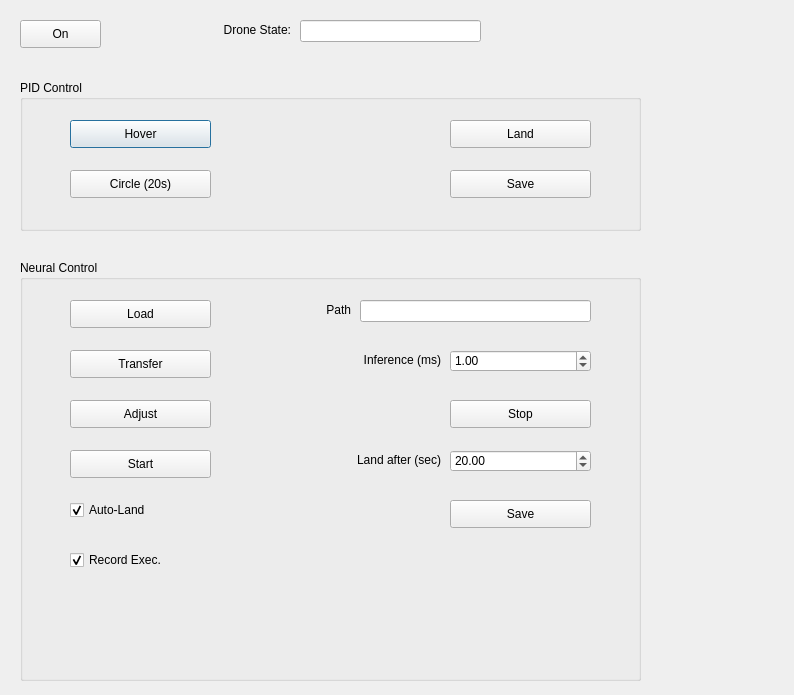
<?xml version="1.0" encoding="UTF-8"?>
<ui version="4.0">
 <class>Dialog</class>
 <widget class="QDialog" name="Dialog">
  <property name="geometry">
   <rect>
    <x>0</x>
    <y>0</y>
    <width>794</width>
    <height>695</height>
   </rect>
  </property>
  <property name="windowTitle">
   <string>Dialog</string>
  </property>
  <widget class="QGroupBox" name="groupBox">
   <property name="geometry">
    <rect>
     <x>20</x>
     <y>80</y>
     <width>621</width>
     <height>151</height>
    </rect>
   </property>
   <property name="title">
    <string>PID Control</string>
   </property>
   <widget class="QPushButton" name="button_hover">
    <property name="geometry">
     <rect>
      <x>50</x>
      <y>40</y>
      <width>141</width>
      <height>28</height>
     </rect>
    </property>
    <property name="text">
     <string>Hover</string>
    </property>
   </widget>
   <widget class="QPushButton" name="button_land">
    <property name="geometry">
     <rect>
      <x>430</x>
      <y>40</y>
      <width>141</width>
      <height>28</height>
     </rect>
    </property>
    <property name="text">
     <string>Land</string>
    </property>
   </widget>
   <widget class="QPushButton" name="button_circle">
    <property name="geometry">
     <rect>
      <x>50</x>
      <y>90</y>
      <width>141</width>
      <height>28</height>
     </rect>
    </property>
    <property name="text">
     <string>Circle (20s)</string>
    </property>
   </widget>
   <widget class="QPushButton" name="button_save_pid">
    <property name="geometry">
     <rect>
      <x>430</x>
      <y>90</y>
      <width>141</width>
      <height>28</height>
     </rect>
    </property>
    <property name="text">
     <string>Save</string>
    </property>
   </widget>
  </widget>
  <widget class="QLineEdit" name="text_drone_state">
   <property name="geometry">
    <rect>
     <x>300</x>
     <y>20</y>
     <width>181</width>
     <height>22</height>
    </rect>
   </property>
   <property name="readOnly">
    <bool>true</bool>
   </property>
  </widget>
  <widget class="QLabel" name="label">
   <property name="geometry">
    <rect>
     <x>160</x>
     <y>20</y>
     <width>131</width>
     <height>20</height>
    </rect>
   </property>
   <property name="text">
    <string>Drone State:</string>
   </property>
   <property name="alignment">
    <set>Qt::AlignRight|Qt::AlignTrailing|Qt::AlignVCenter</set>
   </property>
  </widget>
  <widget class="QGroupBox" name="groupBox_2">
   <property name="geometry">
    <rect>
     <x>20</x>
     <y>260</y>
     <width>621</width>
     <height>421</height>
    </rect>
   </property>
   <property name="title">
    <string>Neural Control</string>
   </property>
   <widget class="QPushButton" name="button_neural_start">
    <property name="geometry">
     <rect>
      <x>50</x>
      <y>190</y>
      <width>141</width>
      <height>28</height>
     </rect>
    </property>
    <property name="text">
     <string>Start</string>
    </property>
   </widget>
   <widget class="QPushButton" name="button_neural_stop">
    <property name="geometry">
     <rect>
      <x>430</x>
      <y>140</y>
      <width>141</width>
      <height>28</height>
     </rect>
    </property>
    <property name="text">
     <string>Stop</string>
    </property>
   </widget>
   <widget class="QLabel" name="label_2">
    <property name="geometry">
     <rect>
      <x>280</x>
      <y>40</y>
      <width>51</width>
      <height>20</height>
     </rect>
    </property>
    <property name="text">
     <string>Path</string>
    </property>
    <property name="alignment">
     <set>Qt::AlignRight|Qt::AlignTrailing|Qt::AlignVCenter</set>
    </property>
   </widget>
   <widget class="QLineEdit" name="text_path">
    <property name="geometry">
     <rect>
      <x>340</x>
      <y>40</y>
      <width>231</width>
      <height>22</height>
     </rect>
    </property>
    <property name="text">
     <string/>
    </property>
    <property name="readOnly">
     <bool>true</bool>
    </property>
   </widget>
   <widget class="QPushButton" name="button_neural_transfer">
    <property name="geometry">
     <rect>
      <x>50</x>
      <y>90</y>
      <width>141</width>
      <height>28</height>
     </rect>
    </property>
    <property name="text">
     <string>Transfer</string>
    </property>
   </widget>
   <widget class="QPushButton" name="button_neural_load">
    <property name="geometry">
     <rect>
      <x>50</x>
      <y>40</y>
      <width>141</width>
      <height>28</height>
     </rect>
    </property>
    <property name="text">
     <string>Load</string>
    </property>
   </widget>
   <widget class="QPushButton" name="button_adjust">
    <property name="geometry">
     <rect>
      <x>50</x>
      <y>140</y>
      <width>141</width>
      <height>28</height>
     </rect>
    </property>
    <property name="text">
     <string>Adjust</string>
    </property>
   </widget>
   <widget class="QDoubleSpinBox" name="doubleSpinBox_adjust">
    <property name="geometry">
     <rect>
      <x>430</x>
      <y>90</y>
      <width>141</width>
      <height>22</height>
     </rect>
    </property>
    <property name="minimum">
     <double>0.500000000000000</double>
    </property>
    <property name="maximum">
     <double>2.000000000000000</double>
    </property>
    <property name="singleStep">
     <double>0.050000000000000</double>
    </property>
    <property name="value">
     <double>1.000000000000000</double>
    </property>
   </widget>
   <widget class="QLabel" name="label_3">
    <property name="geometry">
     <rect>
      <x>260</x>
      <y>90</y>
      <width>161</width>
      <height>20</height>
     </rect>
    </property>
    <property name="text">
     <string>Inference (ms)</string>
    </property>
    <property name="alignment">
     <set>Qt::AlignRight|Qt::AlignTrailing|Qt::AlignVCenter</set>
    </property>
   </widget>
   <widget class="QCheckBox" name="checkBox_auto_land">
    <property name="enabled">
     <bool>true</bool>
    </property>
    <property name="geometry">
     <rect>
      <x>50</x>
      <y>240</y>
      <width>181</width>
      <height>20</height>
     </rect>
    </property>
    <property name="text">
     <string>Auto-Land</string>
    </property>
    <property name="checked">
     <bool>true</bool>
    </property>
   </widget>
   <widget class="QDoubleSpinBox" name="doubleSpinBox_land">
    <property name="geometry">
     <rect>
      <x>430</x>
      <y>190</y>
      <width>141</width>
      <height>22</height>
     </rect>
    </property>
    <property name="minimum">
     <double>1.000000000000000</double>
    </property>
    <property name="maximum">
     <double>25.000000000000000</double>
    </property>
    <property name="singleStep">
     <double>1.000000000000000</double>
    </property>
    <property name="value">
     <double>20.000000000000000</double>
    </property>
   </widget>
   <widget class="QLabel" name="label_4">
    <property name="geometry">
     <rect>
      <x>260</x>
      <y>190</y>
      <width>161</width>
      <height>20</height>
     </rect>
    </property>
    <property name="text">
     <string>Land after (sec)</string>
    </property>
    <property name="alignment">
     <set>Qt::AlignRight|Qt::AlignTrailing|Qt::AlignVCenter</set>
    </property>
   </widget>
   <widget class="QCheckBox" name="checkBox_record">
    <property name="enabled">
     <bool>true</bool>
    </property>
    <property name="geometry">
     <rect>
      <x>50</x>
      <y>290</y>
      <width>181</width>
      <height>20</height>
     </rect>
    </property>
    <property name="text">
     <string>Record Exec.</string>
    </property>
    <property name="checked">
     <bool>true</bool>
    </property>
   </widget>
   <widget class="QPushButton" name="button_save_record">
    <property name="geometry">
     <rect>
      <x>430</x>
      <y>240</y>
      <width>141</width>
      <height>28</height>
     </rect>
    </property>
    <property name="text">
     <string>Save</string>
    </property>
   </widget>
  </widget>
  <widget class="QPushButton" name="button_on">
   <property name="geometry">
    <rect>
     <x>20</x>
     <y>20</y>
     <width>81</width>
     <height>28</height>
    </rect>
   </property>
   <property name="text">
    <string>On</string>
   </property>
  </widget>
 </widget>
 <resources/>
 <connections/>
</ui>
